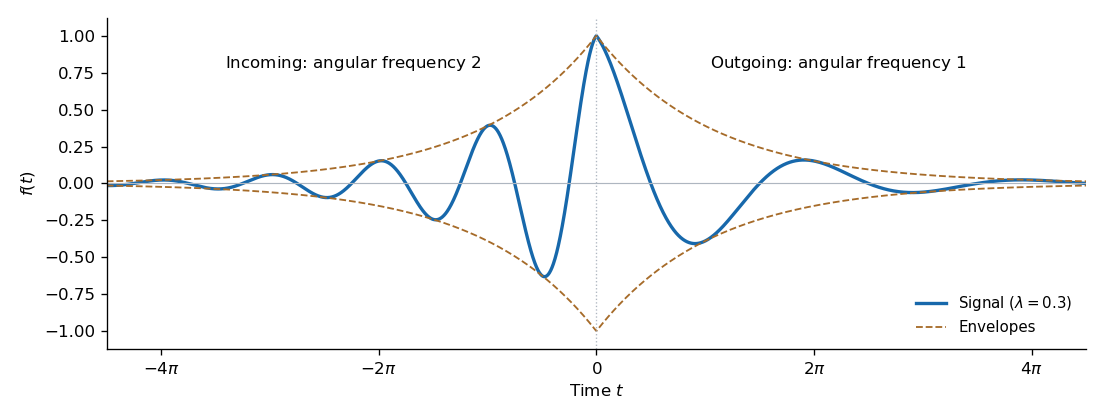

The script that drew this image:
"""NST IB 2023 paper 2 Q5: plot the signal; write the PNG to cwd.

Tested with Python 3.14, NumPy and Matplotlib; dependencies are in pyproject.toml.
"""

from pathlib import Path

import matplotlib

matplotlib.use("Agg")
import matplotlib.pyplot as plt
import numpy as np


def main():
    decay = 0.3
    t = np.linspace(-4.5 * np.pi, 4.5 * np.pi, 3000)
    envelope = np.exp(-decay * np.abs(t))
    signal = envelope * np.cos(np.where(t < 0, 2 * t, t))
    fig, ax = plt.subplots(figsize=(9.2, 3.5), facecolor="white")
    ax.set_facecolor("white")
    ax.plot(t, signal, color="#1768ab", lw=2, label=r"Signal ($\lambda=0.3$)")
    ax.plot(t, envelope, color="#a66b29", lw=1.1, ls="--", label="Envelopes")
    ax.plot(t, -envelope, color="#a66b29", lw=1.1, ls="--")
    ax.axhline(0, color="#aeb6c0", lw=0.7)
    ax.axvline(0, color="#aeb6c0", lw=0.8, ls=":")
    ax.text(-7, 0.78, r"Incoming: angular frequency $2$", ha="center", fontsize=10)
    ax.text(7, 0.78, r"Outgoing: angular frequency $1$", ha="center", fontsize=10)
    ax.set(ylim=(-1.12, 1.12), xlim=(t[0], t[-1]), xlabel=r"Time $t$", ylabel=r"$f(t)$")
    ax.set_xticks(np.arange(-4, 5, 2) * np.pi,
                  [r"$-4\pi$", r"$-2\pi$", "$0$", r"$2\pi$", r"$4\pi$"])
    ax.spines[["top", "right"]].set_visible(False)
    ax.legend(loc="lower right", fontsize=9, frameon=False)
    fig.tight_layout()
    fig.savefig(Path.cwd() / (Path(__file__).stem + ".png"), dpi=120, facecolor="white")
    plt.close(fig)


if __name__ == "__main__":
    main()
